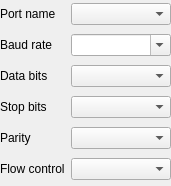
<?xml version="1.0" encoding="UTF-8"?>
<ui version="4.0">
 <class>SAKSerialPortToolUi</class>
 <widget class="QWidget" name="SAKSerialPortToolUi">
  <property name="geometry">
   <rect>
    <x>0</x>
    <y>0</y>
    <width>171</width>
    <height>186</height>
   </rect>
  </property>
  <property name="windowTitle">
   <string/>
  </property>
  <layout class="QGridLayout" name="gridLayout">
   <property name="leftMargin">
    <number>0</number>
   </property>
   <property name="topMargin">
    <number>0</number>
   </property>
   <property name="rightMargin">
    <number>0</number>
   </property>
   <property name="bottomMargin">
    <number>0</number>
   </property>
   <item row="0" column="1">
    <widget class="SAKPortNameComboBox" name="comboBoxPortNames">
     <property name="editable">
      <bool>false</bool>
     </property>
    </widget>
   </item>
   <item row="0" column="0">
    <widget class="QLabel" name="label_2">
     <property name="sizePolicy">
      <sizepolicy hsizetype="Fixed" vsizetype="Preferred">
       <horstretch>0</horstretch>
       <verstretch>0</verstretch>
      </sizepolicy>
     </property>
     <property name="text">
      <string>Port name</string>
     </property>
    </widget>
   </item>
   <item row="2" column="1">
    <widget class="SAKDataBitsComboBox" name="comboBoxDataBits"/>
   </item>
   <item row="3" column="1">
    <widget class="SAKStopBitsComboBox" name="comboBoxStopBits"/>
   </item>
   <item row="4" column="1">
    <widget class="SAKParityComboBox" name="comboBoxParity"/>
   </item>
   <item row="1" column="1">
    <widget class="SAKBaudRateComboBox" name="comboBoxBaudRate">
     <property name="editable">
      <bool>true</bool>
     </property>
    </widget>
   </item>
   <item row="5" column="1">
    <widget class="SAKFlowControlComboBox" name="comboBoxFlowControl"/>
   </item>
   <item row="1" column="0">
    <widget class="QLabel" name="label">
     <property name="sizePolicy">
      <sizepolicy hsizetype="Fixed" vsizetype="Preferred">
       <horstretch>0</horstretch>
       <verstretch>0</verstretch>
      </sizepolicy>
     </property>
     <property name="text">
      <string>Baud rate</string>
     </property>
    </widget>
   </item>
   <item row="2" column="0">
    <widget class="QLabel" name="label_3">
     <property name="sizePolicy">
      <sizepolicy hsizetype="Fixed" vsizetype="Preferred">
       <horstretch>0</horstretch>
       <verstretch>0</verstretch>
      </sizepolicy>
     </property>
     <property name="text">
      <string>Data bits</string>
     </property>
    </widget>
   </item>
   <item row="3" column="0">
    <widget class="QLabel" name="label_4">
     <property name="sizePolicy">
      <sizepolicy hsizetype="Fixed" vsizetype="Preferred">
       <horstretch>0</horstretch>
       <verstretch>0</verstretch>
      </sizepolicy>
     </property>
     <property name="text">
      <string>Stop bits</string>
     </property>
    </widget>
   </item>
   <item row="4" column="0">
    <widget class="QLabel" name="label_5">
     <property name="sizePolicy">
      <sizepolicy hsizetype="Fixed" vsizetype="Preferred">
       <horstretch>0</horstretch>
       <verstretch>0</verstretch>
      </sizepolicy>
     </property>
     <property name="text">
      <string>Parity</string>
     </property>
    </widget>
   </item>
   <item row="5" column="0">
    <widget class="QLabel" name="label_6">
     <property name="sizePolicy">
      <sizepolicy hsizetype="Fixed" vsizetype="Preferred">
       <horstretch>0</horstretch>
       <verstretch>0</verstretch>
      </sizepolicy>
     </property>
     <property name="text">
      <string>Flow control</string>
     </property>
    </widget>
   </item>
  </layout>
 </widget>
 <customwidgets>
  <customwidget>
   <class>SAKPortNameComboBox</class>
   <extends>QComboBox</extends>
   <header location="global">SAKPortNameComboBox.hh</header>
  </customwidget>
  <customwidget>
   <class>SAKBaudRateComboBox</class>
   <extends>QComboBox</extends>
   <header location="global">SAKBaudRateComboBox.hh</header>
  </customwidget>
  <customwidget>
   <class>SAKDataBitsComboBox</class>
   <extends>QComboBox</extends>
   <header location="global">SAKDataBitsComboBox.hh</header>
  </customwidget>
  <customwidget>
   <class>SAKStopBitsComboBox</class>
   <extends>QComboBox</extends>
   <header location="global">SAKStopBitsComboBox.hh</header>
  </customwidget>
  <customwidget>
   <class>SAKParityComboBox</class>
   <extends>QComboBox</extends>
   <header location="global">SAKParityComboBox.hh</header>
  </customwidget>
  <customwidget>
   <class>SAKFlowControlComboBox</class>
   <extends>QComboBox</extends>
   <header location="global">SAKFlowControlComboBox.hh</header>
  </customwidget>
 </customwidgets>
 <resources/>
 <connections/>
</ui>
